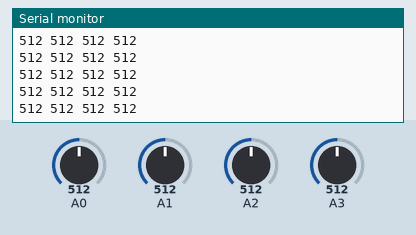
Simulated run of this sketch. Board: Arduino Uno, built with avr-gcc and run on an emulated ATmega328P. Parts: the last lines printed to the serial monitor. Inputs (shaded band) come from the test bench; at power-on: A0 = 512, A1 = 512, A2 = 512, A3 = 512.

Above: at 1.2 s.
1.3 s: A0 set to 716
At 1.56 s:
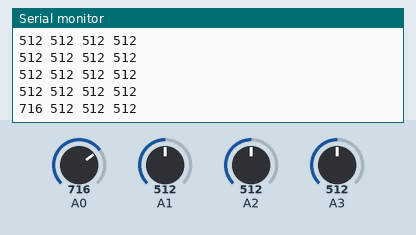
2.8 s: A1 set to 716
At 2.97 s:
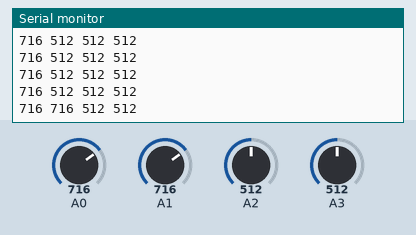
4.3 s: A2 set to 716
At 4.38 s:
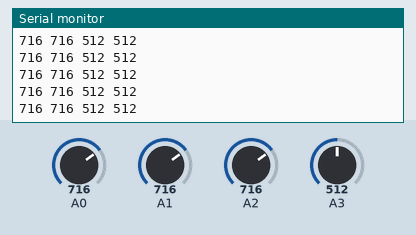
5.8 s: A3 set to 716
At 5.99 s:
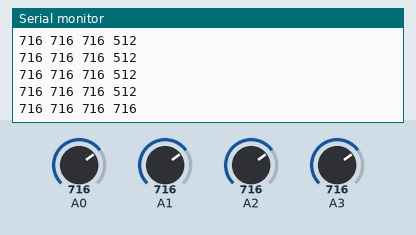
7.3 s: A0 set to 992
At 7.4 s:
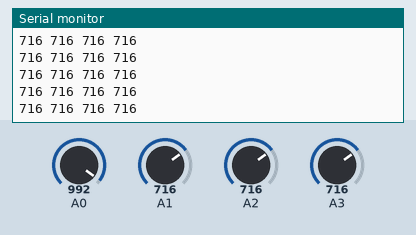
8.8 s: A1 set to 992
At 8.81 s:
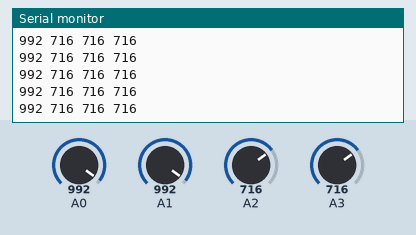
Timing chart, 0 to 11.3 s (numbered marks = the images above; inputs shaded):
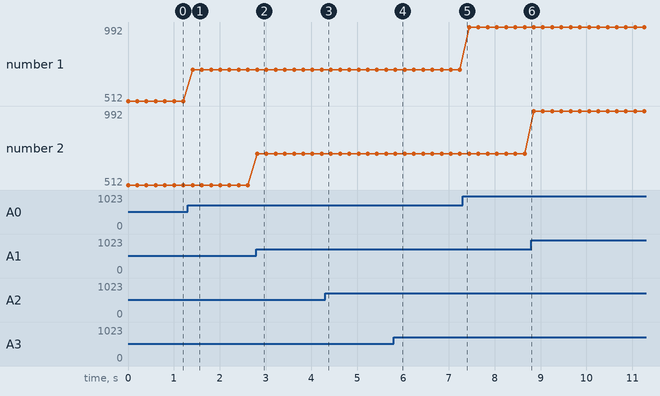

Measured:
- after the input at 1.3 s, the serial monitor: prints a new line after 0.11 s (image 1)
- after the input at 2.8 s, the serial monitor: prints a new line at once (image 2)
- after the input at 5.8 s, the serial monitor: prints a new line at once (image 4)
- plotted number 1: 512 → 716 after the input at 1.3 s, 716 → 992 after the input at 7.3 s

The sketch:

BallGame.ino
```cpp
void setup() {
  pinMode(A0, INPUT);
  pinMode(A1, INPUT);
  pinMode(A2, INPUT);
  pinMode(A3, INPUT);

  Serial.begin(115200);
}


void loop() {
  int fabric0 = analogRead(A0);
  int fabric1 = analogRead(A1);
  int fabric2 = analogRead(A2);
  int fabric3 = analogRead(A3);

  Serial.print(fabric0);
  Serial.print(" ");
  Serial.print(fabric1);
  Serial.print(" ");
  Serial.print(fabric2);
  Serial.print(" ");
  Serial.print(fabric3);
  Serial.println();

  delay(200);
}
```
